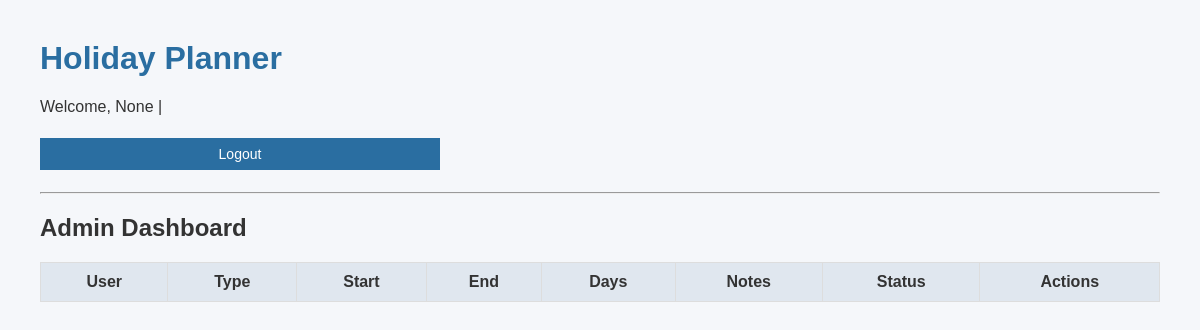
Page /admin (signed in) on the earlier database version.
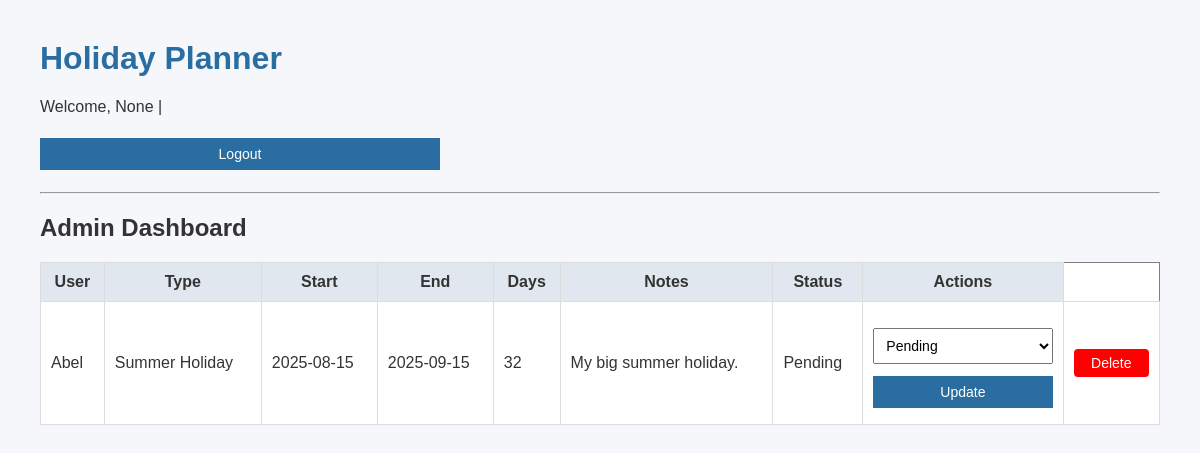
Same page on the later database version.
### tables this page shows
CREATE TABLE bookings (
        id INTEGER PRIMARY KEY AUTOINCREMENT,
        user_id INTEGER,
        type TEXT,
        start_date TEXT,
        end_date TEXT,
        duration TEXT,
        notes TEXT,
        status TEXT DEFAULT 'pending',
        FOREIGN KEY (user_id) REFERENCES users(id)
    );

CREATE TABLE users (
    id INTEGER PRIMARY KEY AUTOINCREMENT,
    email TEXT UNIQUE NOT NULL,
    password TEXT NOT NULL,
    is_admin INTEGER NOT NULL DEFAULT 0
, name TEXT, role TEXT DEFAULT 'user');

### app.py (the view)
    @app.route("/admin", methods=["GET", "POST"])
    def admin_dashboard():
        if not session.get("is_admin"):
            flash("You must be an admin to access the admin dashboard.", "error")
            return redirect("/login")
        bookings = get_all_bookings(app.config["DATABASE_URL"])
        return render_template("admin_dashboard.html", bookings=bookings)

### models/booking.py (called while the page is built)
def get_all_bookings(db_url):
    db_path = db_url.split("///")[-1]
    conn = sqlite3.connect(db_path)
    cur = conn.cursor()
    cur.execute("""
        SELECT b.id, u.name, b.type, b.start_date, b.end_date, b.duration, b.notes, b.status
        FROM bookings b
        JOIN users u ON b.user_id = u.id
        ORDER BY b.start_date DESC;
    """)
    bookings = cur.fetchall()
    conn.close()
    return bookings

### templates/admin_dashboard.html (shortened to what this page needs)
{% extends "layout.html" %}
{% block content %}
<h2>Admin Dashboard</h2>
<table border="1">
    <tr>
        <th>User</th>
        <th>Type</th>
        <th>Start</th>
        <th>End</th>
        <th>Days</th>
        <th>Notes</th>
        <th>Status</th>
        <th>Actions</th>
    </tr>
    {% for b in bookings %}
    <tr>
        <td>{{ b[1] }}</td>
        <td>{{ b[2] }}</td>
        <td>{{ b[3] }}</td>
        <td>{{ b[4] }}</td>
        <td>{{ b[5] }}</td>
        <td>{{ b[6] }}</td>
        <td>{{ b[7] }}</td>
        <td>
            <form method="post" action="{{ url_for('update_booking', booking_id=b[0]) }}">
                <select name="status">
                    <option value="Pending" {% if b[7]=='Pending' %}selected{% endif %}>Pending</option>
                </select>
                <button type="submit">Update</button>
            </form>
        </td>
        <td>
            <form method="post" action="{{ url_for('delete_booking', booking_id=b[0]) }}" style="display:inline;">
                <button type="submit" class="delete-button"
                    onclick="return confirm('Are you sure you want to delete this request?')">
                    Delete
                </button>
            </form>
        </td>
    </tr>
    {% endfor %}
</table>
{% endblock %}

Differences in the rows shown:
added bookings: name "Abel", type "Summer Holiday", start_date "2025-08-15", end_date "2025-09-15", duration "32", notes "My big summer holiday.", status "Pending"
